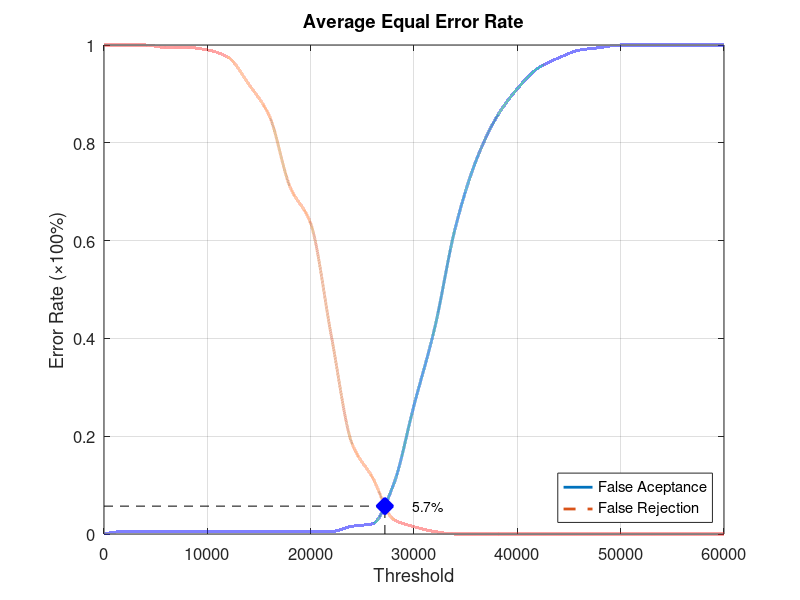
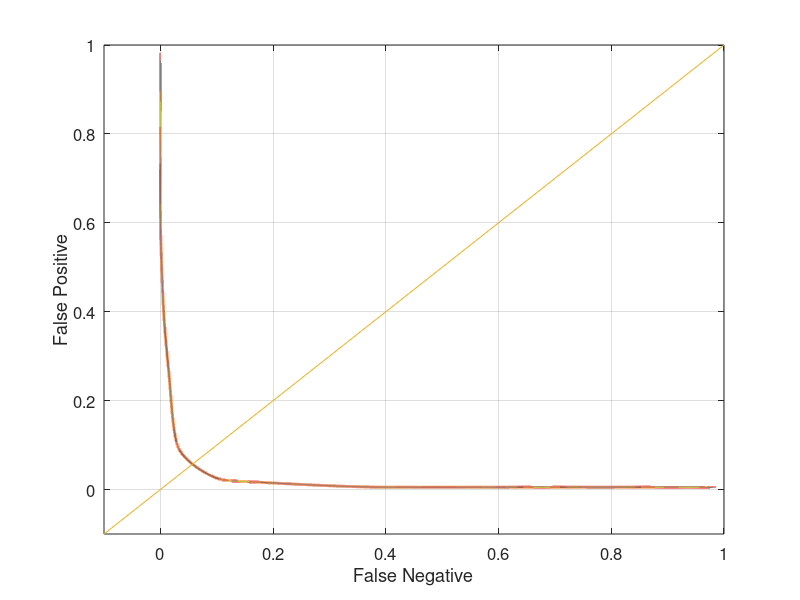

These figures' MATLAB source, in order:
function yEER = Database2_2
close all;
clear;
clc;
x = 0:2000:60000;
xq = 0:0.5:60000;

y0 = [0 0.00526316 0.00526316 0.00526316 0.00526316 0.00526316 0.00526316 0.00526316 0.00526316 0.00526316 0.00526316 0.00526316 0.0157895 0.0210526 0.1 0.263158 0.421053 0.626316 0.763158 0.852632 0.910526 0.952632 0.973684 0.989474 0.994737 1 1 1 1 1 1];
yy0 = interp1(x, y0, xq, 'pchip');
y1 = [1 1 1 0.995 0.995 0.99 0.975 0.92 0.855 0.71 0.635 0.405 0.185 0.115 0.03 0.015 0.005 0 0 0 0 0 0 0 0 0 0 0 0 0 0];
yy1 = interp1(x, y1, xq, 'pchip');

% Calculating EER: 
y2 = abs(y0 - y1);
find(y2 == min(y2))
yy2 = abs(yy0 - yy1);
xEER = find(yy2 == min(yy2));
xEERIndex = xq(xEER) % X-axis EER
yEER = yy0(xEER) % Y-axis EER

main = figure
plot(xq, yy0,'-','LineWidth', 2);	hold on
plot(xq, yy1,'--','LineWidth', 2);	hold on
plot([xEERIndex xEERIndex], [0 yEER], 'k--');	hold on
plot([0 xEERIndex], [yEER yEER], 'k--');	hold on
plot(xEERIndex, yEER, 'bx', 'LineWidth', 10);	hold on
text(xEERIndex + 10 * xEERIndex / 100, yEER, [num2str(round((10000 * yEER)) / 100) '%'])
legend('False Aceptance', 'False Rejection', 'Location', 'SouthEast')
xlabel('Threshold')
ylabel('Error Rate (\times100%)')
title('Average Equal Error Rate')
set(gca, 'FontSize', 12)
axis([0 60000 0 1])
grid on

print(main, 'Database2_2Main', '-dpng');
FNRxFPR = figure('Color', [1 1 1]);
plot(yy1, yy0, '-', yy1, yy0, 'LineWidth', 2);
hold on
y = -0.1:0.1:1
plot(y, y); 
set(gca, 'FontSize', 12)
xlabel('False Negative')
ylabel('False Positive')
axis([-0.1 1 -0.1 1])
set(gca, 'FontSize', 12)
grid on

print(FNRxFPR, 'Database2_2FNRxFPR','-dpng');
end
